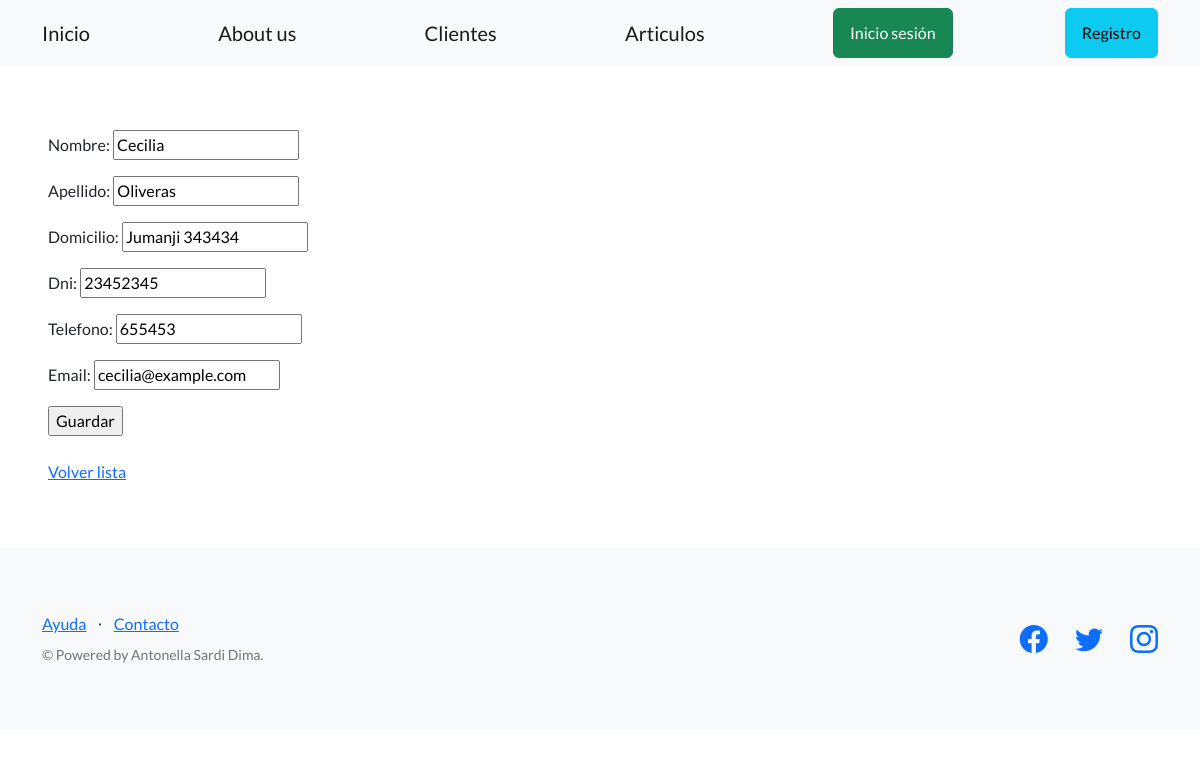
/home/editar-clientes/2/, run on the app's committed database.
### shop/models.py (models this page shows, shortened)
class Cliente(models.Model):
  nombre = models.CharField(max_length=256)
  apellido = models.CharField(max_length=256)
  domicilio = models.CharField(max_length=256)
  dni = models.CharField(max_length=20)
  telefono = models.IntegerField()
  email = models.EmailField()
  creador = models.ForeignKey(User, on_delete=models.SET_NULL, null=True)

### shop/views.py (the view)
# urls.py: path('editar-clientes/<int:pk>/', ClienteUpdateView.as_view(), name="editar-clientes"),
class ClienteUpdateView(UpdateView):
    model = Cliente
    fields = ('nombre', 'apellido', 'domicilio', 'dni', 'telefono', 'email')
    success_url = reverse_lazy ('ver-clientes')

### shop/templates/shop/cliente_form.html (shortened to what this page needs)
{% extends "shop/base.html" %}
{% block contenido %}
<form method="post">
  {{ form.as_p }}
  <input type="submit" value="Guardar" />
</form>
<br>
<a href="{% url 'ver-clientes' %}">Volver lista</a>
{% endblock contenido %}

### data on the page
Cliente: nombre "Cecilia", apellido "Oliveras", domicilio "Jumanji 343434", dni "23452345", telefono "655453", email "cecilia@example.com"
